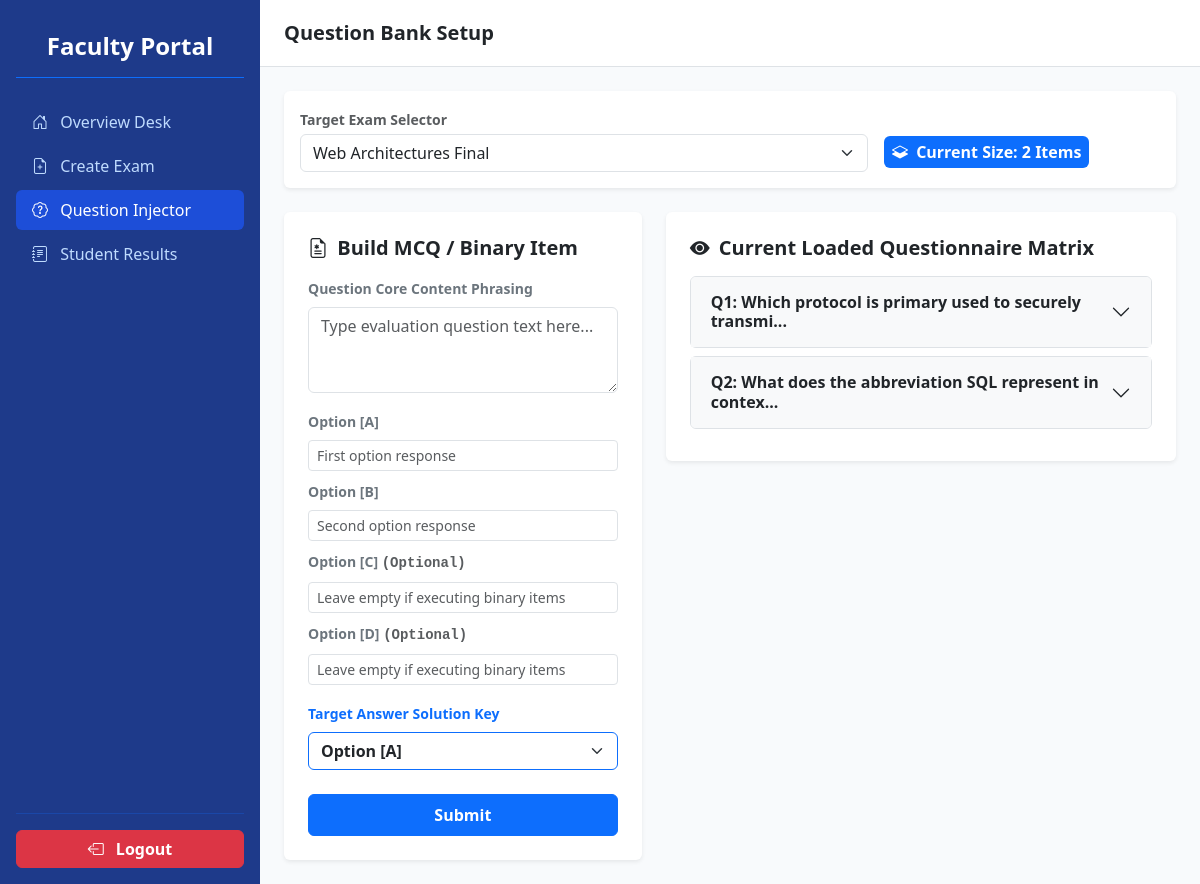
The page /teacher_dashboard.php?exam_id=1 (signed in) on the database its author committed.
### tables this page shows
CREATE TABLE questions (
    id INT AUTO_INCREMENT PRIMARY KEY,
    exam_id INT NOT NULL,
    question_text TEXT NOT NULL,
    FOREIGN KEY (exam_id) REFERENCES exams(id) ON DELETE CASCADE
);

### teacher_dashboard.php (the view, shortened to what this page needs)
<?php
require_once './db.php';
$db = null;
if (isset($pdo) && $pdo instanceof PDO) { $db = $pdo; }
elseif (isset($conn) && $conn instanceof PDO) { $db = $conn; }
$teacher_id = $_SESSION['user_id'] ?? 0;
$selected_exam_id = isset($_GET['exam_id']) ? intval($_GET['exam_id']) : 0;
try {
    $db->exec("CREATE TABLE IF NOT EXISTS questions (
        id INT AUTO_INCREMENT PRIMARY KEY,
        exam_id INT NOT NULL,
        question_text TEXT NOT NULL,
        option_a VARCHAR(255) NOT NULL,
        option_b VARCHAR(255) NOT NULL,
        option_c VARCHAR(255) DEFAULT '',
        option_d VARCHAR(255) DEFAULT '',
        correct_option ENUM('A', 'B', 'C', 'D') NOT NULL
    )");
} catch (PDOException $e) {
}
$exams_list = [];
$loaded_questions = [];
try {
    $my_exams = $db->prepare("SELECT id, title FROM exams WHERE created_by = ? ORDER BY id DESC");
    $my_exams->execute([$teacher_id]);
    $exams_list = $my_exams->fetchAll();
    if ($selected_exam_id > 0) {
        $q_stmt = $db->prepare("SELECT * FROM questions WHERE exam_id = ? ORDER BY id ASC");
        $q_stmt->execute([$selected_exam_id]);
        $loaded_questions = $q_stmt->fetchAll();
    }
} catch (PDOException $e) {
    $error_msg = "🚨 Query Failure: " . $e->getMessage();
}
?>
<!DOCTYPE html>
<html lang="en">
<head>
    <link href="https://cdn.jsdelivr.net/npm/bootstrap@5.3.0/dist/css/bootstrap.min.css" rel="stylesheet">
    <link href="https://cdn.jsdelivr.net/npm/bootstrap-icons@1.10.0/font/bootstrap-icons.css" rel="stylesheet">
</head>
<body>
<div class="d-flex">
    <div class="sidebar p-3 d-flex flex-column">
        <h4 class="text-center py-3 border-bottom border-primary mb-4 fw-bold">Faculty Portal</h4>
        <ul class="nav nav-pills flex-column mb-auto gap-1">
            <li><a href="teacher_dashboard.php" class="nav-link"><i class="bi bi-house-door me-2"></i> Overview Desk</a></li>
            <li><a href="create_exam.php" class="nav-link"><i class="bi bi-file-earmark-plus me-2"></i> Create Exam</a></li>
            <li><a href="add_questions.php" class="nav-link active"><i class="bi bi-patch-question me-2"></i> Question Injector</a></li>
            <li><a href="view_student_results.php" class="nav-link"><i class="bi bi-journal-text me-2"></i> Student Results</a></li>
        </ul>
        <hr class="border-primary">
        <a href="./logout.php" class="btn btn-danger w-100 fw-bold"><i class="bi bi-box-arrow-left me-2"></i> Logout</a>
    </div>
    <div class="w-100">
        <nav class="navbar navbar-white bg-white border-bottom px-4 py-3 sticky-top">
            <span class="navbar-brand mb-0 h5 text-dark fw-bold">Question Bank Setup</span>
        </nav>
        <div class="container-fluid p-4">
            <div class="card p-3 mb-4 border-0 shadow-sm bg-white">
                <form method="GET" action="" class="row align-items-center g-3">
                    <div class="col-md-8">
                        <label class="form-label small fw-bold text-muted mb-1">Target Exam Selector</label>
                        <select name="exam_id" class="form-select" onchange="this.form.submit()" required>
                            <?php foreach($exams_list as $ex): ?>
                                <option value="<?= $ex['id'] ?>" <?= $selected_exam_id === $ex['id'] ? 'selected' : '' ?>>
                                    <?= htmlspecialchars($ex['title']) ?>
                                </option>
                            <?php endforeach; ?>
                        </select>
                    </div>
                    <div class="col-md-4 pt-4">
                        <?php if($selected_exam_id > 0): ?>
                            <span class="badge bg-primary p-2 fs-6"><i class="bi bi-layers-half me-1"></i> Current Size: <?= count($loaded_questions) ?> Items</span>
                        <?php endif; ?>
                    </div>
                </form>
            </div>
            <?php if($selected_exam_id > 0): ?>
                <div class="row g-4">
                    <div class="col-md-5">
                        <div class="card border-0 shadow-sm p-4 bg-white">
                            <h5 class="fw-bold text-dark mb-3"><i class="bi bi-file-earmark-medical me-1"></i> Build MCQ / Binary Item</h5>
                            <form action="" method="POST">
                                <div class="mb-3">
                                    <label class="form-label small fw-bold text-secondary">Question Core Content Phrasing</label>
                                    <textarea name="question_text" class="form-control" rows="3" required placeholder="Type evaluation question text here..."></textarea>
                                </div>
                                <div class="mb-2">
                                    <label class="form-label small fw-bold text-secondary">Option [A]</label>
                                    <input type="text" name="option_a" class="form-control form-control-sm" required placeholder="First option response">
                                </div>
                                <div class="mb-2">
                                    <label class="form-label small fw-bold text-secondary">Option [B]</label>
                                    <input type="text" name="option_b" class="form-control form-control-sm" required placeholder="Second option response">
                                </div>
                                <div class="mb-2">
                                    <label class="form-label small fw-bold text-secondary">Option [C] <span class="text-muted text-capitalize font-monospace">(Optional)</span></label>
                                    <input type="text" name="option_c" class="form-control form-control-sm" placeholder="Leave empty if executing binary items">
                                </div>
                                <div class="mb-3">
                                    <label class="form-label small fw-bold text-secondary">Option [D] <span class="text-muted text-capitalize font-monospace">(Optional)</span></label>
                                    <input type="text" name="option_d" class="form-control form-control-sm" placeholder="Leave empty if executing binary items">
                                </div>
                                <div class="mb-4">
                                    <label class="form-label small fw-bold text-primary">Target Answer Solution Key</label>
                                    <select name="correct_option" class="form-select fw-bold border-primary" required>
                                        <option value="A">Option [A]</option>
                                    </select>
                                </div>
                                <button type="submit" class="btn btn-primary w-100 fw-bold py-2">Submit</button>
                            </form>
                        </div>
                    </div>
                    <div class="col-md-7">
                        <div class="card border-0 shadow-sm p-4 bg-white">
                            <h5 class="fw-bold text-dark mb-3"><i class="bi bi-eye-fill me-1"></i> Current Loaded Questionnaire Matrix</h5>
                            <?php if(empty($loaded_questions)): ?>
                                <div class="text-center text-muted py-5">
                                    <i class="bi bi-patch-question fs-1 text-black-50 d-block mb-2"></i>
                                    No questions registered for this evaluation module yet.
                                </div>
                            <?php else: ?>
                                <div class="accordion" id="qAccordion">
                                    <?php foreach($loaded_questions as $index => $q): ?>
                                        <div class="accordion-item mb-2 border rounded">
                                            <h2 class="accordion-header">
                                                <button class="accordion-button collapsed fw-bold text-dark bg-light" type="button" data-bs-toggle="collapse" data-bs-target="#collapse<?= $q['id'] ?>">
                                                    Q<?= $index + 1 ?>: <?= htmlspecialchars(substr($q['question_text'], 0, 50)) ?>...
                                                </button>
                                            </h2>
                                        </div>
                                    <?php endforeach; ?>
                                </div>
                            <?php endif; ?>
                        </div>
                    </div>
                </div>
            <?php endif; ?>
        </div>
    </div>
</div>
</body>
</html>

### teacher_dashboard.php (style rules this page uses)
body { background-color: #f8fafc; }
.sidebar { min-width: 260px; max-width: 260px; background: #1e3a8a; min-height: 100vh; color: #fff; }
.sidebar .nav-link { color: #bfdbfe; font-weight: 500; }
.sidebar .nav-link:hover, .sidebar .nav-link.active { color: #fff; background: #1d4ed8; border-radius: 6px; }

### rows shown on the page
questions: question_text "Which protocol is primary used to securely transmi"
questions: question_text "What does the abbreviation SQL represent in contex"

### other values the page prints
count($loaded_questions) "2"
form field exam_id "Web Architectures Final"
